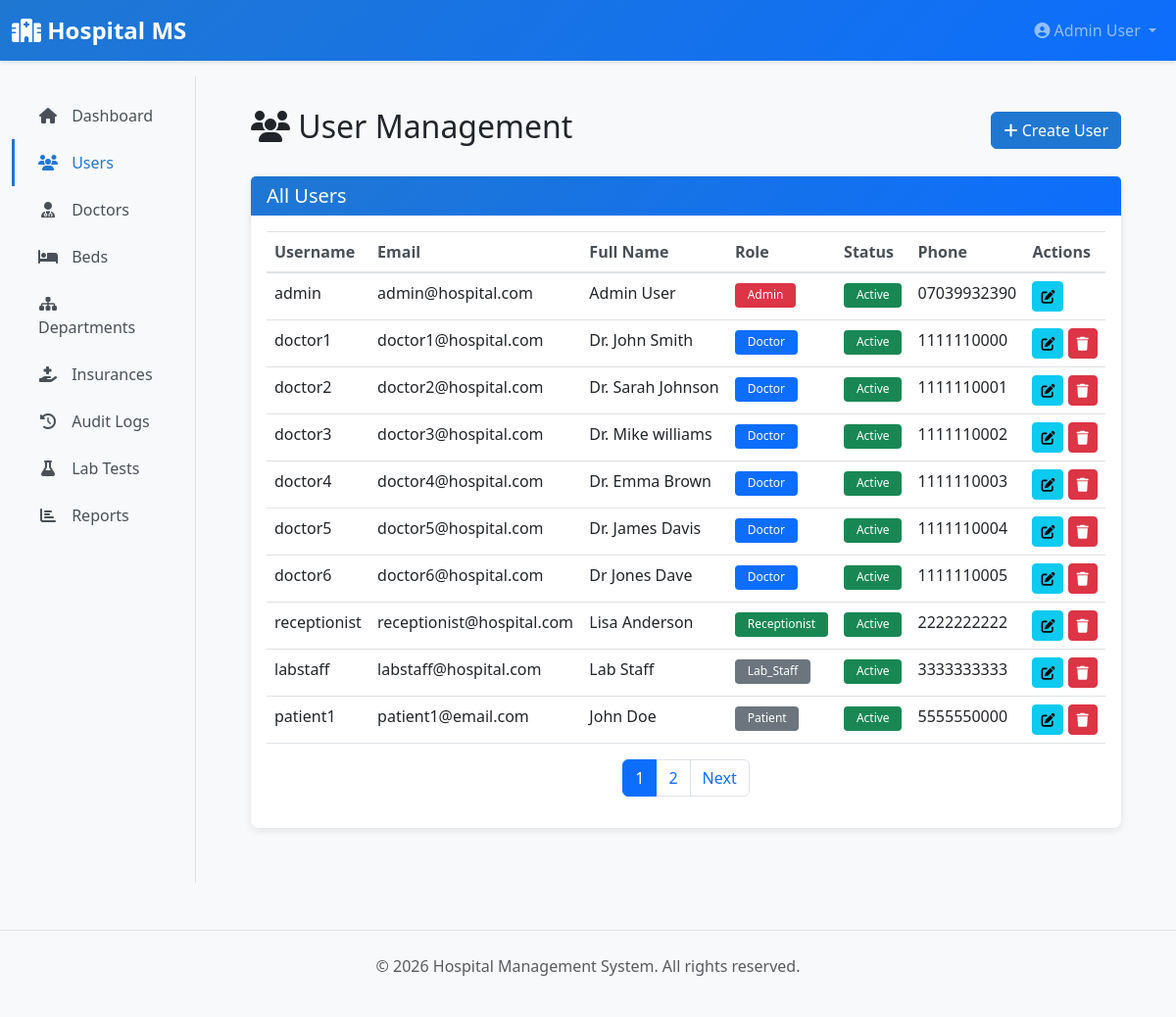
The app's page /admin/users (signed in), older data.
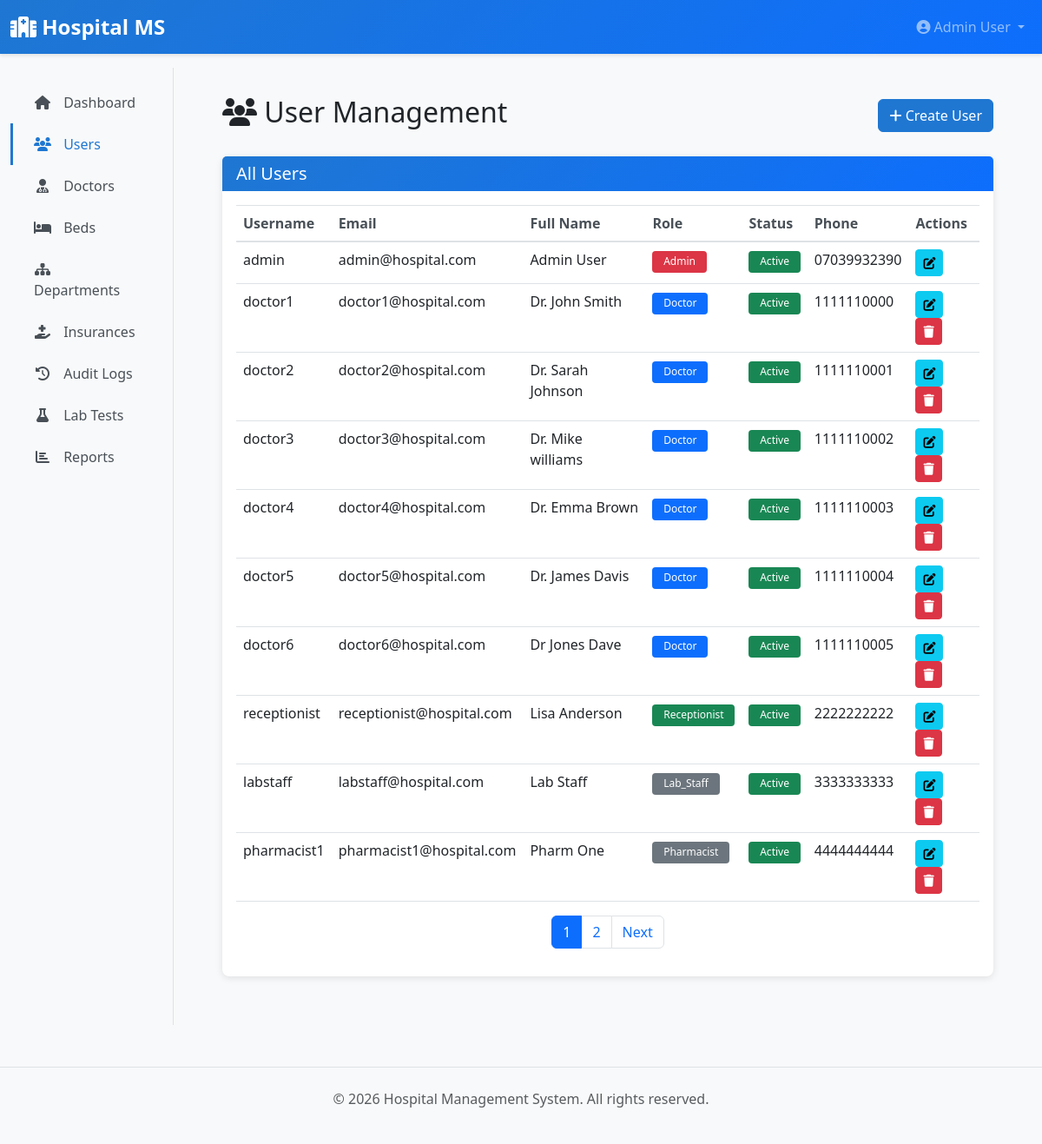
The same page, newer data.
### app/models/__init__.py (models this page shows, shortened)
class User(UserMixin, db.Model):
    __tablename__ = 'users'
    id = db.Column(db.Integer, primary_key=True)
    username = db.Column(db.String(80), unique=True, nullable=False, index=True)
    email = db.Column(db.String(120), unique=True, nullable=False, index=True)
    password_hash = db.Column(db.String(255), nullable=False)
    first_name = db.Column(db.String(80))
    last_name = db.Column(db.String(80))
    phone = db.Column(db.String(20))
    role = db.Column(db.Enum(UserRole), nullable=False, default=UserRole.PATIENT)
    is_active = db.Column(db.Boolean, default=True)
    created_at = db.Column(db.DateTime, default=datetime.utcnow)
    updated_at = db.Column(db.DateTime, default=datetime.utcnow, onupdate=datetime.utcnow)
    patient = db.relationship('Patient', uselist=False, back_populates='user', foreign_keys='Patient.user_id', cascade='all, delete-orphan', passive_deletes=True)
    doctor = db.relationship('Doctor', uselist=False, back_populates='user', foreign_keys='Doctor.user_id', cascade='all, delete-orphan', passive_deletes=True)
    lab_staff = db.relationship('LabStaff', uselist=False, back_populates='user', foreign_keys='LabStaff.user_id', cascade='all, delete-orphan', passive_deletes=True)
    def get_full_name(self):
        return f"{self.first_name} {self.last_name}".strip()

### app/blueprints/admin.py (the view)
@admin_bp.route('/users')
@login_required
@admin_required
def users_list():
    page = request.args.get('page', 1, type=int)
    role_filter = request.args.get('role', 'all')
    query = User.query
    if role_filter != 'all':
        try:
            role = UserRole[role_filter.upper()]
            query = query.filter_by(role=role)
        except KeyError:
            pass
    users = query.paginate(page=page, per_page=10)
    return render_template('admin/users_list.html', users=users, role_filter=role_filter)

### app/blueprints/admin.py (called while the page is built)
def admin_required(f):
    @wraps(f)
    def decorated_function(*args, **kwargs):
        if not current_user.is_authenticated or current_user.role != UserRole.ADMIN:
            flash('You do not have permission to access this page.', 'danger')
            return redirect(url_for('main.dashboard'))
        return f(*args, **kwargs)
    return decorated_function

### app/templates/admin/users_list.html (shortened to what the changed rows need)
{% extends "layouts/base.html" %}
{% block content %}
<div class="d-flex justify-content-between align-items-center mb-4">
    <h2><i class="fas fa-users"></i> User Management</h2>
</div>
<div class="card">
    <div class="card-body">
        <div class="table-responsive">
            <table class="table table-hover">
                <thead>
                    <tr>
                        <th>Username</th>
                        <th>Email</th>
                        <th>Full Name</th>
                        <th>Role</th>
                        <th>Status</th>
                        <th>Phone</th>
                        <th>Actions</th>
                    </tr>
                </thead>
                <tbody>
                    {% for user in users.items %}
                    <tr>
                        <td>{{ user.username }}</td>
                        <td>{{ user.email }}</td>
                        <td>{{ user.get_full_name() }}</td>
                        <td>
                            {% if user.role.value == 'admin' %}
                                <span class="badge bg-danger">{{ user.role.value.title() }}</span>
                            {% elif user.role.value == 'doctor' %}
                                <span class="badge bg-primary">{{ user.role.value.title() }}</span>
                            {% elif user.role.value == 'receptionist' %}
                                <span class="badge bg-success">{{ user.role.value.title() }}</span>
                            {% else %}
                                <span class="badge bg-secondary">{{ user.role.value.title() }}</span>
                            {% endif %}
                        </td>
                        <td>
                            {% if user.is_active %}
                                <span class="badge badge-success">Active</span>
                            {% else %}
                                <span class="badge badge-danger">Inactive</span>
                            {% endif %}
                        </td>
                        <td>{{ user.phone or '-' }}</td>
                        <td>
                            <a href="{{ url_for('admin.edit_user', user_id=user.id) }}" class="btn btn-sm btn-info" title="Edit">
                                <i class="fas fa-edit"></i>
                            </a>
                            {% if user.id != current_user.id %}
                            <form action="{{ url_for('admin.delete_user', user_id=user.id) }}" method="POST" style="display: inline;">
                                <button type="submit" class="btn btn-sm btn-danger" onclick="return confirm('Are you sure?')" title="Delete">
                                    <i class="fas fa-trash"></i>
                                </button>
                            </form>
                            {% endif %}
                        </td>
                    </tr>
                    {% endfor %}
                </tbody>
            </table>
        </div>
    </div>
</div>
{% endblock %}

Row changes from the older to the newer data that the page shows:
changed User: username "patient1" → "pharmacist1"; email "patient1@email.com" → "pharmacist1@hospital.com"; get_full_name "John Doe" → "Pharm One"; role.value "Patient" → "Pharmacist"; phone "5555550000" → "4444444444"
